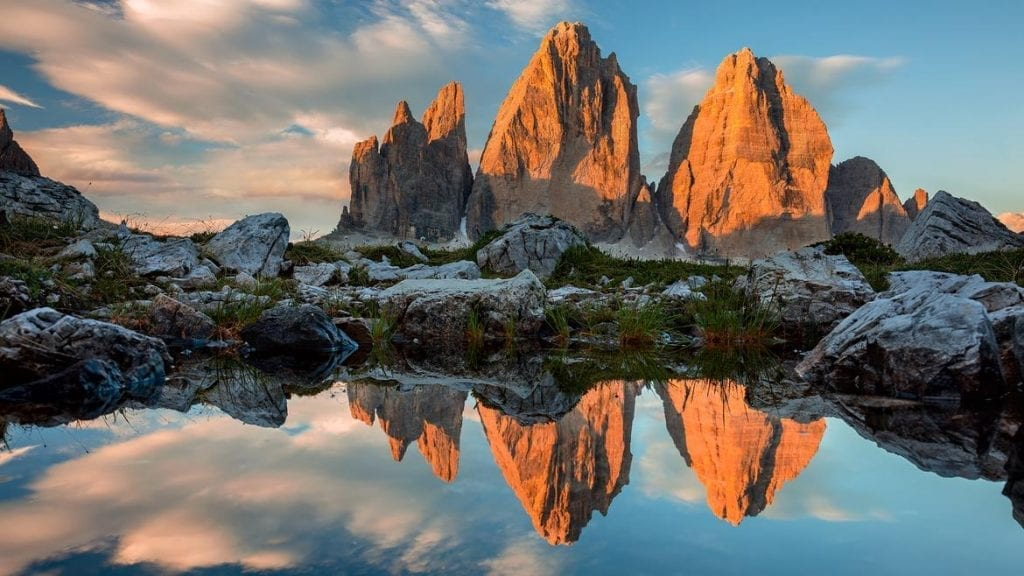
%> input picture Examples_convolution/IM01.jpg, 1024 x 576 px
$ octave Example_convolution.m   (GNU Octave 9; MATLAB toolbox functions it lacks are replaced by stand-ins)
%> lines starting %> are read from the running program, lines starting %| are printed output that depends on the picture
### Examples_convolution/compute_spectra.m
function [amplitude_1side,phase_1side,frequency_1side]=compute_spectra(y,SI,NFFT)

    % Function to compute and plot amplitude and phase spectra of 1D signals.
    % Input data must be regularly sampled in time.
    %
    % INPUT DATA:
    % y => data vector containing the raw data (1 x n. samples)
    % SI => sampling interval (in seconds)
    % NFFT => transform length
    %
    % OUTPUT DATA:
    % amplitude_1side => vector containing the one-sided amplitude spectrum
    % phase_1side => vector containing the one-sided phase spectrum
    % frequency_1side => frequency vector (in Hz)

    fNY = 1/(2*SI);
    frequency = -fNY:2*fNY/(NFFT-1):fNY;
    spectrum = fftshift(fft(y,NFFT));
    amplitude = abs(spectrum)/length(y);
    phase=angle(spectrum);
    frequency_1side = frequency(floor(NFFT/2)+1:end);
    amplitude_1side = 2*amplitude(floor(NFFT/2)+1:end);
    phase_1side = phase(floor(NFFT/2)+1:end);
    figure;subplot(2,1,1);plot(frequency_1side,amplitude_1side)
    xlabel('Frequency [Hz]')
    ylabel('Amplitude')
    subplot(2,1,2);plot(frequency_1side,phase_1side)
    xlabel('Frequency [Hz]')
    ylabel('Phase [rad]')

end

### Examples_convolution/Example_convolution.m
%%%%%%%%%%%%%%%%%%%%%%%%%%%%%%%%%%%
%%%%%%% EXAMPLE CONVOLUTION %%%%%%%
%%%%%%%%%%%%%%%%%%%%%%%%%%%%%%%%%%%


%% 01
%  Given the x and y vectors below, convolve y with the signal [1,-1] and output the result with the same size of y.
%  Plot both the input vector and the convolved vector as a function of x (use subplot).
%  What does the convolved function represent (with respect to the input function)?

clear all

x = 0:100;
y = mexihat(-10,10,101);

filter = [1,-1];
y_filt = conv(y,filter,'same');
figure;
subplot(2,1,1);plot(x,y);
xlabel('x');ylabel('y')
subplot(2,1,2);plot(x,y_filt);
xlabel('x');ylabel('y filtered')
%> after `ylabel('y filtered')`:
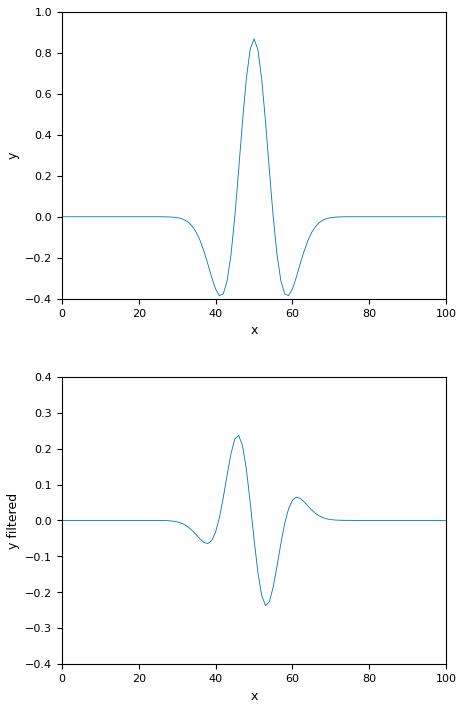
%> figure redrawn from the program's plot data, 2 panels; panel 1: curve peaks at x = 50, y = 0.867; panel 2: curve peaks at x = 46, y = 0.237


%% 02
%  Read the picture "IM01.jpg". Plot the  matrix as image.
%  Convolve it with a 3-by-3 filter of this type:
%        -1 -1 -1
%        -1  9 -1
%        -1 -1 -1
%  Plot the convolved matrix: what do you observe? Which operation did we perform?

clear all

% I read the image
RGB = imread('IM01.jpg');
%> RGB is the input picture: size 576x1024x3 uint8; mean R, G, B 110.9, 110, 105.8
figure;imshow(RGB)

% I filter the data
filter = -1*ones(3);filter(2,2)=9;
RGB_filt = nan(size(RGB));
for i = 1:size(RGB,3)
    RGB_filt(:,:,i) = conv2(RGB(:,:,i),filter,'same');
end
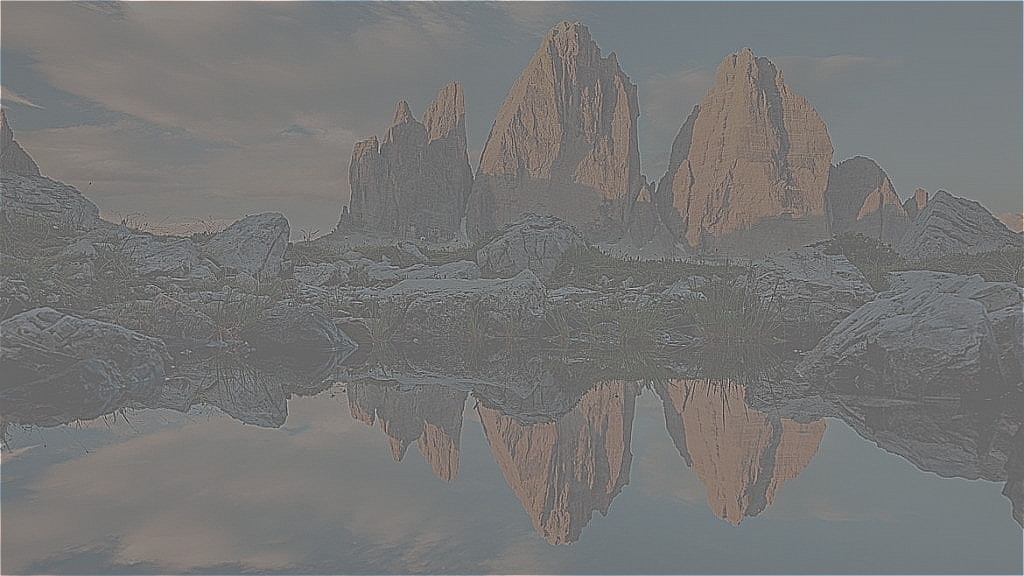
%> RGB_filt: size 576x1024x3 double; mean R, G, B 112.4, 111.9, 107.9; drawn with min black and max white

figure;imshow(uint8(RGB_filt))
%> after `imshow(uint8(RGB_filt))`:
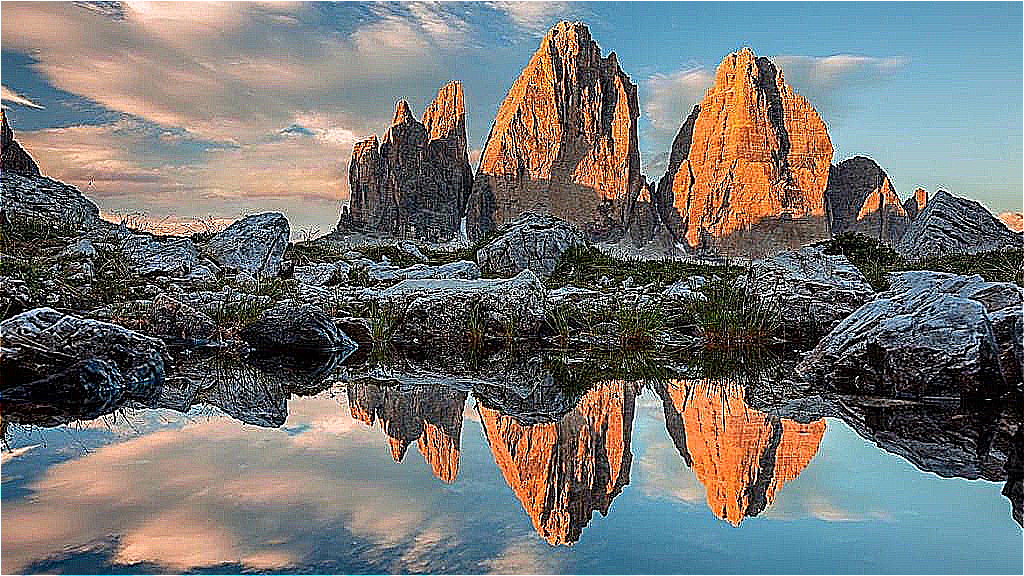
%> displayed picture: size 576x1024x3, on the screen's scale of 0 to 255; mean R, G, B 115.7, 116.7, 113.8


%% 03
%  Load the seismic.mat file containing a seismic trace and its sampling interval.
%  Plot the seismic trace and its amplitude and phase spectrum (use the "compute_spectra" function).
%  Apply a highpass filter at f = 15 Hz with a steepness of 0.6. Plot the filtered trace and its spectrum.
%  Change the steepness value to 0.95 and plot the again the filtered trace and its spectrum.
%  Can you describe and explain the effects of the two designed filters?

clear all

load seismic.mat
time = 0:SI:SI*(length(seismic_trace)-1);
figure;plot(time,seismic_trace)
xlabel('Time [s]')
ylabel('Amplitude')
title('Raw trace')
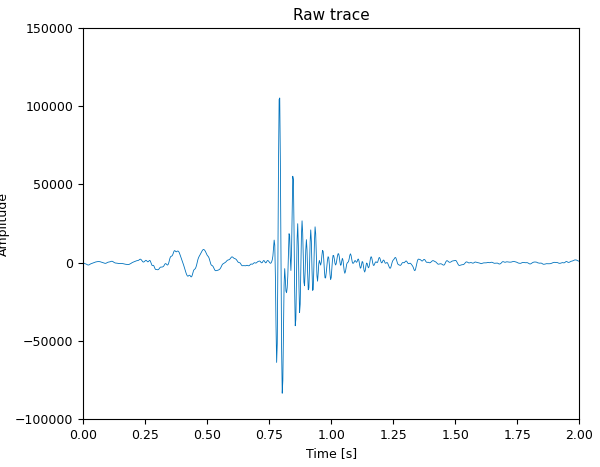
%> figure redrawn from the program's plot data; curve peaks at x = 0.792, y = 105301.2
compute_spectra(seismic_trace,SI,2^nextpow2(length(seismic_trace)))
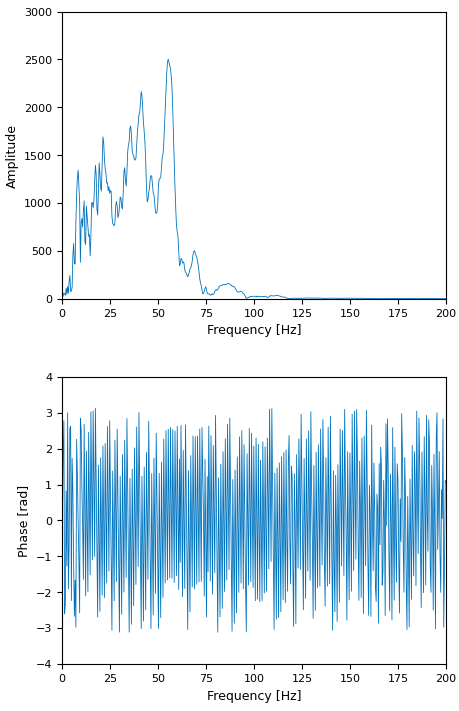
%> figure redrawn from the program's plot data, 2 panels; panel 1: curve peaks at x = 55.33, y = 2502; panel 2: curve peaks at x = 17.4, y = 3.12

f_cut = 15;
%> (the run ends here)
